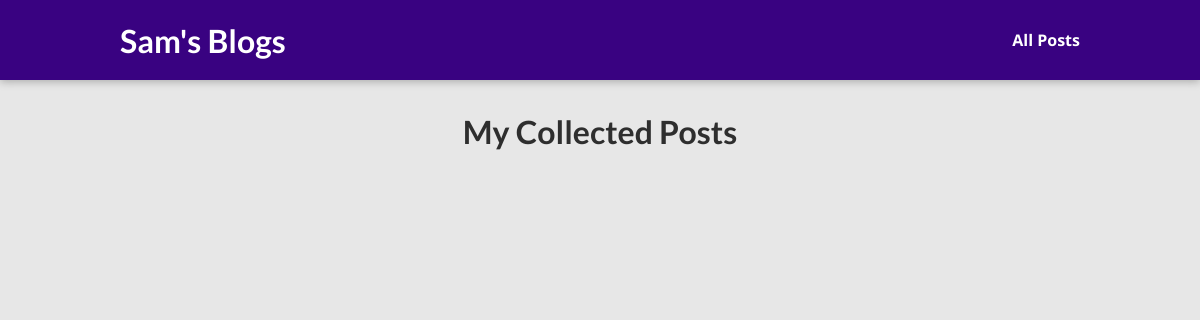
The app's page /posts/, older data.
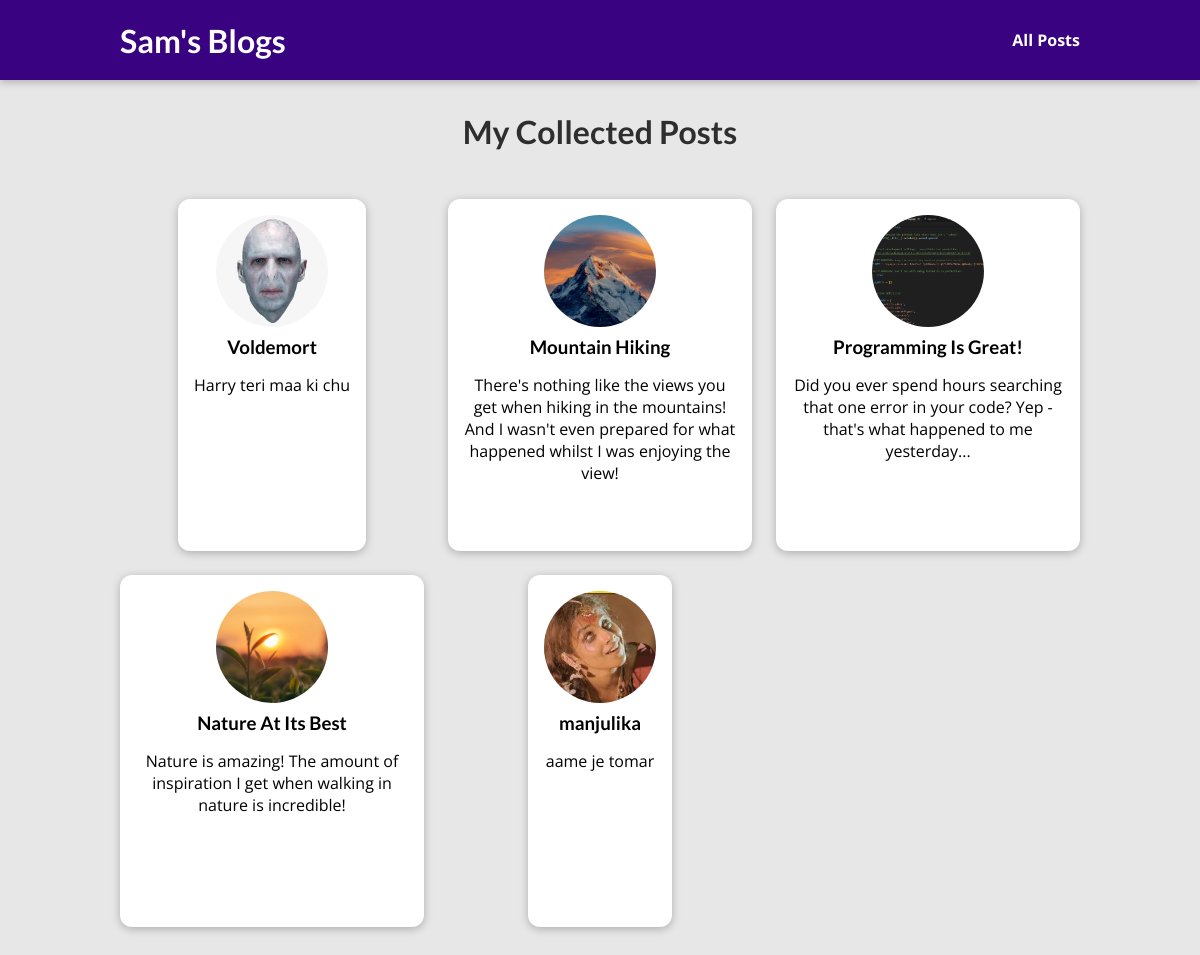
The same page, newer data.
### posts/models.py (models this page shows, shortened)
class Post(models.Model):
    title = models.CharField(max_length=100)
    excerpt = models.CharField(max_length=200)
    image = models.CharField(max_length=100)
    date = models.DateField(auto_now=True)
    slug = models.SlugField(unique=True)
    content = models.TextField(validators=[MinLengthValidator(10)])
    author = models.ForeignKey(Author,on_delete=models.SET_NULL ,related_name="posts",null=True)
    tag = models.ManyToManyField(Tag)

### posts/views.py (the view)
# urls.py: path('',include('posts.urls'))
def posts(request):    #display all posts
    return render(request,"posts/all_posts.html",{
        "all_posts" : Post.objects.all()
    })

### posts/templates/posts/all_posts.html (shortened to what this page needs)
{% extends "base.html" %}
{% load static %}
{% block css %}
    <link rel="stylesheet" href="{% static "posts/post.css" %}">
    <link rel="stylesheet" href="{% static "posts/all_posts.css" %}">
{% endblock css %}
{% block content %}
    <section id="all-posts">
        <h2>My Collected Posts</h2>
        <ul>
            {% for post in all_posts %}
            {% include "posts/partials/post.html" %}
            {% endfor %}
        </ul>
    </section>
{% endblock content %}

### templates/base.html (shortened to what this page needs)
{% load static %}
<!DOCTYPE html>
<html lang="en">
<head>
    <link rel="stylesheet" href="{% static "app.css" %}">
    {% block css %}
    {% endblock css %}
</head>
<body>
     <header id="main-navigation">
    <h1><a href="{% url "index" %}">Sam's Blogs</a></h1>
    <nav>
        <a href="{% url "all-posts" %}">All Posts</a>
    </nav>
   </header>
   {% block content %}{% endblock content %}
</body>
</html>

### posts/templates/posts/partials/post.html
{% load static %}
<li>
            <artice class="post">
                <a href="{% url "individual-posts" slug=post.slug %}">
                    <img src="{% static "posts/images/"|add:post.image %}" alt="{{post.title}}">
                    <div class="post-content">
                        <h3>{{post.title}}</h3>
                        <p>
                            {{post.excerpt}}
                        </p>
                    </div>
                </a>
            </artice>
        </li>

### static/app.css (style rules this page uses)
* { box-sizing: border-box; }
html { font-family: 'Open Sans', 'Lato', sans-serif; }
body { margin: 0; }
h1, h2, h3 { font-family: 'Lato', sans-serif; font-weight: bold; }
#main-navigation { width: 100%; height: 5rem; display: flex; justify-content: space-between; align-items: center; padding: 0 10%; position: absolute; top: 0; left: 0; }
#main-navigation a { text-decoration: none; color: white; font-weight: bold; }

### posts/static/posts/post.css (style rules this page uses)
.post { display: flex; flex-direction: column; align-items: center; text-align: center; }
.post a { text-decoration: none; color: black; transition: all 0.2s ease; padding: 1rem; }
.post img { width: 5rem; height: 5rem; object-fit: cover; border-radius: 50%; }
.post h3 { margin: 0.25rem 0; }

### posts/static/posts/all_posts.css (style rules this page uses)
body { background-color: #e7e7e7; }
#main-navigation { background-color: #390281; box-shadow: 0 2px 8px rgba(0, 0, 0, 0.25); }
#all-posts { margin: 7rem auto; width: 90%; max-width: 60rem; }
#all-posts h2 { text-align: center; font-size: 2rem; color: #2e2e2e; margin: 3rem 0; }
ul { list-style: none; margin: 0; padding: 0; display: grid; grid-template-columns: repeat(auto-fill, minmax(17rem, 1fr)); gap: 1.5rem; }
.post img { width: 7rem; height: 7rem; }
.post a { height: 22rem; transform-origin: center; box-shadow: 0 2px 8px rgba(0, 0, 0, 0.25); border-radius: 12px; background-color: white; }

Row changes from the older to the newer data that the page shows:
added Post: image (picture), title "Voldemort", excerpt "Harry teri maa ki chu"
added Post: image (picture), title "Mountain Hiking", excerpt "There's nothing like the views you get when hiking in the mountains! And I wasn't even prepared for what happened whilst I was enjoying the view!"
added Post: image (picture), title "Programming Is Great!", excerpt "Did you ever spend hours searching that one error in your code? Yep - that's what happened to me yesterday..."
added Post: image (picture), title "Nature At Its Best", excerpt "Nature is amazing! The amount of inspiration I get when walking in nature is incredible!"
added Post: image (picture), title "manjulika", excerpt "aame je tomar"
